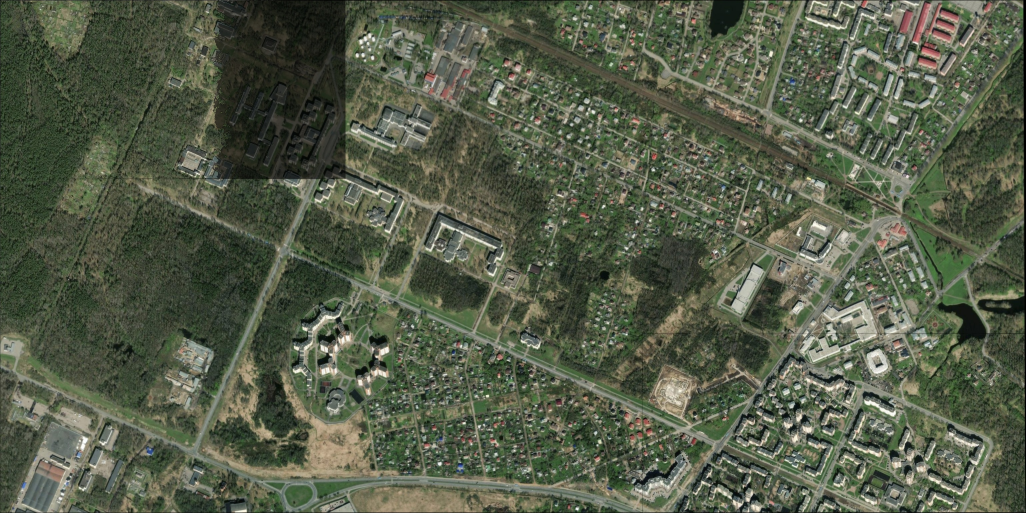
#> input picture TASK3/task3/panorama_map1.jpg, 3076 x 1539 px (shown at 1/3 size)
$ python -i lab3_.py   (imports and definitions only)
#> lines starting #> are read from the running program, lines starting #| are printed output that depends on the picture
#> further down, picture is the input picture: shape (1539, 3076, 3); mean B, G, R 72.5, 92.2, 84.7
"""
Лабораторная работа 3: Построение панорамных изображений
Реализация алгоритма склейки панорам без использования готового класса cv2.Stitcher

Алгоритм:
1. Поиск ключевых точек и дескрипторов (SIFT/ORB)
2. Сопоставление признаков с фильтрацией (ratio-test)
3. Оценка гомографии с помощью RANSAC
4. Проективное преобразование и склейка изображений
5. Градиентный blending в зоне перекрытия
"""

import cv2
import numpy as np
import os

# Путь к папке с исходными изображениями
# Используем путь относительно расположения скрипта
SCRIPT_DIR = os.path.dirname(os.path.abspath(__file__))
BASE_DIR = os.path.join(SCRIPT_DIR, "task3")

def detect_and_describe(image, num_features=5000):
    """
    Находит особые точки (keypoints) и их дескрипторы на изображении.
    Использует SIFT (масштабно-инвариантные признаки) - это изученный материал.
    Если SIFT недоступен, использует ORB как запасной вариант.
    """
#> called with num_features = 5000
    # Переводим в оттенки серого для работы детекторов
    gray = cv2.cvtColor(image, cv2.COLOR_BGR2GRAY)
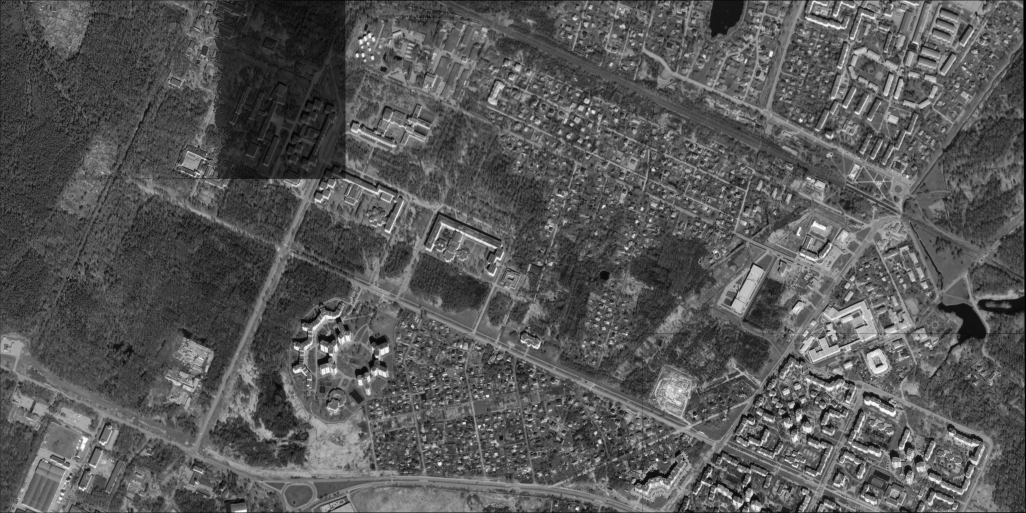
#> gray: shape (1539, 3076) (shown at 1/3 size); min 0, max 255, mean 87.7

    # Улучшаем контраст - это помогает найти больше точек на однородных участках
    gray = cv2.equalizeHist(gray)
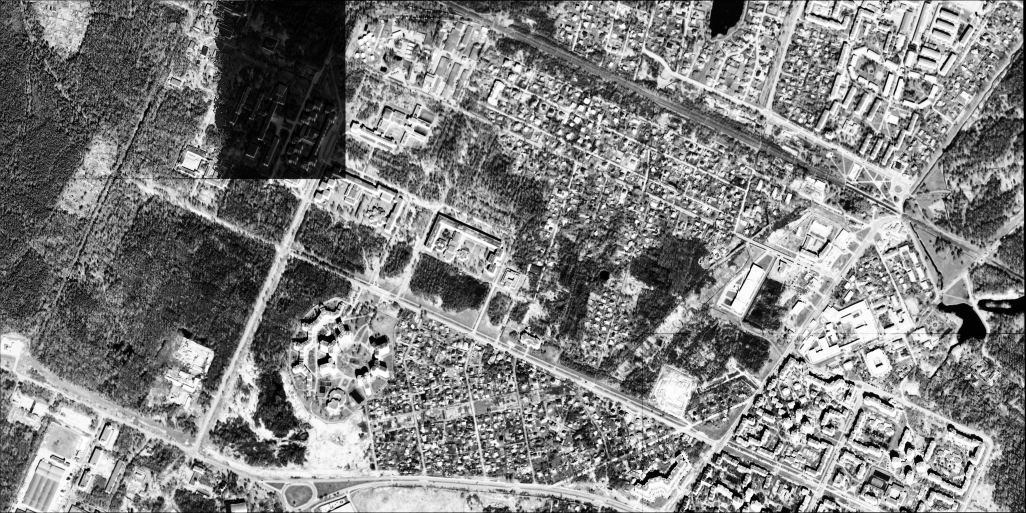
#> gray: shape (1539, 3076) (shown at 1/3 size); min 0, max 255, mean 128.5

    # Пробуем использовать SIFT (вопрос 8 из экзамена)
    try:
        sift = cv2.SIFT_create(nfeatures=num_features, contrastThreshold=0.02, edgeThreshold=20)
        keypoints, descriptors = sift.detectAndCompute(gray, None)
#> keypoints = 5000 keypoints; strongest (x, y, size): (2754, 1378, 16.1), (206, 839, 2.6), (2663, 1398, 2.6), (2051, 1378, 4.8)
        if descriptors is not None and len(keypoints) > 0:
            return keypoints, descriptors
    except Exception:
        pass

    # Если SIFT не работает, используем ORB
    orb = cv2.ORB_create(nfeatures=num_features, fastThreshold=10)
    keypoints, descriptors = orb.detectAndCompute(gray, None)
    return keypoints, descriptors


# [364 lines left out: functions match_features, get_matched_points, estimate_homography, estimate_affine_fallback, is_good_homography, crop_black_borders and 3 more, not called in this run]

# [16 lines not run here, left out]

>>> import cv2
>>> picture = cv2.imread('task3/panorama_map1.jpg')
>>> result = detect_and_describe(picture)
